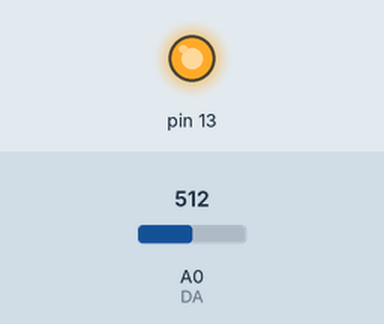
This sketch was run on a simulated Arduino Uno, built with avr-gcc and run on an emulated ATmega328P. Shown: output pins drawn as LEDs (lit = HIGH). The test bench sets the inputs (shaded band); at power-on: A0 (DA) = 512. What the sketch prints to the serial monitor is not drawn.

Above: at 1.2 s.
1.3 s: A0 (DA) set to 50
3.3 s: A0 (DA) set to 42
At 3.9 s:
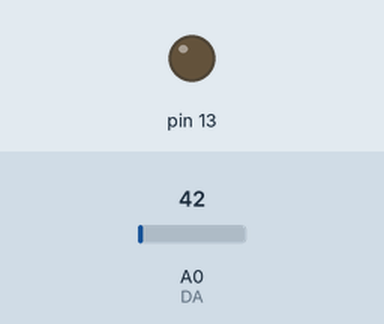
4.8 s: A0 (DA) set to 122
At 5.9 s:
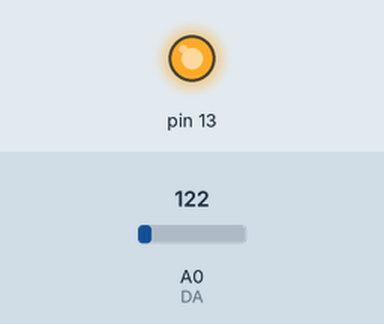
Timing chart, 0 to 7.8 s (numbered marks = the images above; inputs shaded):
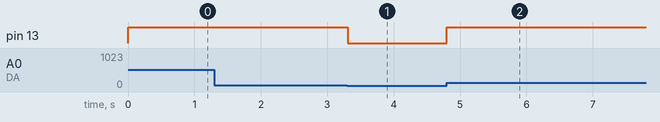

Measured:
- the behaviour switches between 47 and 46 on A0 (DA) (found by bisection; images 0 and 1)
- after the input at 1.3 s, every drawn part: stays the same
- after the input at 3.3 s, pin 13: HIGH → LOW at once
- after the input at 4.8 s, pin 13: LOW → HIGH at once

The sketch:

soundSensor.ino
```cpp
int DO = 2; //Pin for Digital Output - DO
int DA = A0; // Pin for Analog Output - AO
int threshold = 47; //Set minimum threshold for LED lit
int sensorvalue = 0;

void setup() {
  Serial.begin(9600);
  pinMode(13, OUTPUT);
}

void loop() {

  sensorvalue = analogRead(DA);  //Read the analog value
//  Serial.print("Analog: ");
//  Serial.print(sensorvalue);  //Print the analog value
//  Serial.println(" ");
//  delay(5);
  if (sensorvalue >= threshold) { //Compare analog value with threshold
      digitalWrite(13, HIGH);
      Serial.print("***** Volume HIT : ");
//      Serial.print(sensorvalue);  //Print the analog value
//      Serial.print("  ");
//      Serial.print("Digital: ");
//      Serial.print(digitalRead(DO));  //Print the digital value
//      Serial.println(" ");
    } else {
//      Serial.println(" ");
      digitalWrite(13, LOW);
    }
}
```
